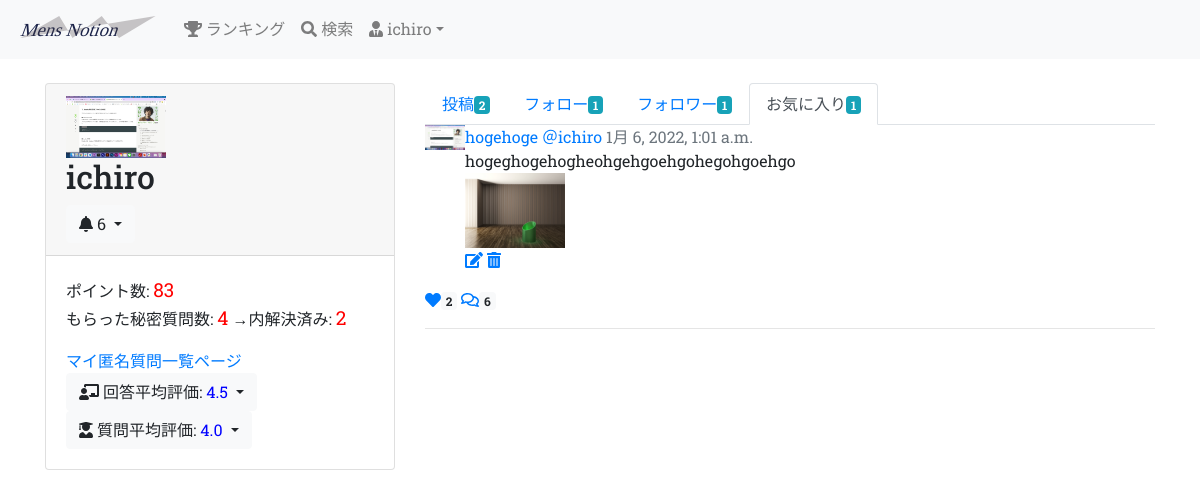
The page /user/1/favo (signed in) on the database its author committed.
### groomings/models.py (models this page shows, shortened)
class User(AbstractBaseUser, PermissionsMixin):
    username = models.CharField(max_length=150)
    email = models.EmailField(max_length=255, unique=True)
    image = models.FileField(upload_to='user_image/', null=True, blank=True)
    point = models.IntegerField(default=50, validators=[MinValueValidator(0)])
    follow = models.ManyToManyField(
        'self', blank=True, symmetrical=False, related_name="follower"
    )
    is_active = models.BooleanField(default=True)
    is_staff = models.BooleanField(default=False) # 管理画面にログインできるかどうか
    USERNAME_FIELD = 'email' # このテーブルのレコードを一意に識別
    REQUIRED_FIELDS = ['username'] # スーパーユーザー作成時に入力する(emailとパスワードは必須だからそれ以外で)
    objects = UserManager()
    class Meta:
        db_table = 'user'

class Date(models.Model):
    created_at = models.DateTimeField(default=now)
    class Meta:
        abstract = True

class Question(Date):
    title = models.CharField(max_length=30, null=True, blank=True)
    text = models.TextField(null=False, blank=False)
    image1 = models.FileField(upload_to='question_image/', null=True, blank=True)
    image2 = models.FileField(upload_to='question_image/', null=True, blank=True)
    image3 = models.FileField(upload_to='question_image/', null=True, blank=True)
    give_point = models.IntegerField(blank=False, null=False, default=5, validators=[MinValueValidator(5)])
    giver = models.ForeignKey(
        'User', on_delete=CASCADE, related_name="user_give_question"
    )
    recipient = models.ForeignKey(
        'User', on_delete=SET_NULL, null=True, related_name="user_receive_question"
    )
    to_giver_point = models.IntegerField(validators=[MinValueValidator(1), MaxValueValidator(5)], null=True)
    to_recipient_point = models.IntegerField(validators=[MinValueValidator(1), MaxValueValidator(5)], null=True)
    is_active = models.BooleanField(default=True)
    class Meta:
        db_table = 'question'

class Post(Date):
    title = models.CharField(max_length=30)
    image1 = models.FileField(upload_to='post_image/', null=True, blank=True)
    image2 = models.FileField(upload_to='post_image/', null=True, blank=True)
    image3 = models.FileField(upload_to='post_image/', null=True, blank=True)
    text = models.TextField()
    user = models.ForeignKey(
        'User', on_delete=models.CASCADE, related_name="user_post"
    )
    favorite = models.ManyToManyField(User, related_name="user_favo_post")
    category = models.CharField(max_length=15, default='カテゴリーなし')
    class Meta:
        db_table = 'post'

### groomings/views.py (the view)
# urls.py: path(r'user/<int:user_id>/favo', views.user_favo, name='user_favo'), # ユーザーのお気に入り投稿ページ
@login_required
def user_favo(request, user_id):
    user = User.objects.get(pk=user_id)
    my_follows = request.user.follow.all()
    favo_posts = user.user_favo_post.all()
    notifys = Notify.objects.filter(user=request.user).order_by('-created_at')
    eval_as_giver = user.user_give_question.filter(is_active=False).order_by('-created_at')
    eval_as_recipient = user.user_receive_question.filter(is_active=False).order_by('-created_at')
    return render(request, 'groomings/user_favo.html', context={
        "page_owner": user, "my_follows": my_follows, 'favo_posts': favo_posts, "notifys": notifys, "eval_as_giver": eval_as_giver, "eval_as_recipient": eval_as_recipient
        })

### groomings/templatetags/tag_event.py (called while the page is built)
@register.filter(name="count_favo")
def count_favo(post):
    return post.favorite.all().count()

@register.filter(name="count_follow")
def count_follow(user):
    return user.follow.all().count()

@register.filter(name="count_follower")
def count_follwer(user):
    return user.follower.all().count()

@register.filter(name="count_my_post")
def count_my_post(user):
    return user.user_post.all().count()

@register.filter(name="count_my_favo")
def count_my_favo(user):
    return user.user_favo_post.all().count()

@register.filter(name="count_unvisit")
def count_unvisit(notifys):
    return notifys.filter(is_visited=False).count()

@register.filter(name="count_nonactive")
def count_nonactive(user):
    return user.user_receive_question.filter(is_active=False).count()

@register.filter(name="ave_eval_ag")
def ave_eval_ag(questions):
    if questions.count() == 0:
        return "none"
    eval = 0
    for question in questions:
        if question.to_giver_point:
            eval += question.to_giver_point
    return eval / questions.count()

@register.filter(name="ave_eval_ar")
def ave_eval_ar(questions):
    if questions.count() == 0:
        return "none"
    eval = 0
    for question in questions:
        if question.to_recipient_point:
            eval += question.to_recipient_point
    return eval / questions.count()

### groomings/templates/groomings/user_favo.html (shortened to what this page needs)
{% extends "groomings/_user.html" %}
{% load static %}
{% load tag_event %}
{% block posts %}
  <ul class="nav nav-tabs">
    <li class="nav-item"><a href="{% url 'groomings:user' page_owner.id %}" class="nav-link">投稿<span class="badge badge-info">{{ page_owner | count_my_post }}</span></a></li>
    <li class="nav-item"><a href="{% url 'groomings:followee' page_owner.id %}" class="nav-link">フォロー<span class="badge badge-info">{{ page_owner | count_follow }}</span></a></li>
    <li class="nav-item"><a href="{% url 'groomings:follower' page_owner.id %}" class="nav-link">フォロワー<span class="badge badge-info">{{ page_owner | count_follower }}</span></a></li>
    <li class="nav-item"><a href="{% url 'groomings:user_favo' page_owner.id %}" class="nav-link active">お気に入り<span class="badge badge-info">{{ page_owner | count_my_favo }}</span></a></li>
  </ul>
  <ul class="list-unstyled">
    {% for post in favo_posts %}
      <li class="media mb-3 post">
          {% if post.user.image %}
          <img src="{{ post.user.image.url }}" width="40px">
          {% else %}
          <img src="{% static 'static_image/default.png' %}" width="40px">
          {% endif %}
          <div class="media-body">
              <a href="{% url 'groomings:post_detail' post.id %}">{{ post.title }}</a>
              <a href="{% url 'groomings:user' post.user.id %}">＠{{ post.user.username }}</a>
              <span class="text-muted">{{ post.created_at }}</span><br>
              <div>
                  {{ post.text }}
              </div>
              <div class="post_image">
                  {% if post.image1 %}
                  <img src="{{ post.image1.url }}" alt="" width="100px">
                  {% endif %}
              </div>
              {% if post.user == request.user %}
              <a href="{% url 'groomings:post_edit' post.id %}"><i class="fas fa-edit"></i></a>
              <a href="{% url 'groomings:post_delete' post.id %}"><i class="fas fa-trash-alt"></i></a>
              {% endif %}
          </div>
      </li>
      {% if request.user.is_authenticated %}
          {% if request.user in post.favorite.all %}
          <a href="{% url 'groomings:favorite' post.id %}"><i class="fas fa-heart"></i><span class="badge badge-light">{{ post | count_favo }}</span></a>
          {% else %}
          <a href="{% url 'groomings:favorite' post.id %}"><i class="far fa-heart"></i><span class="badge badge-light">{{ post | count_favo }}</span></a>
          {% endif %}
      {% endif %}
      {% if request.user.is_authenticated %}
          <a href = "{% url 'groomings:post_detail' post.id %}#comment"><i class="far fa-comments"></i><span class="badge badge-light">{{ post.post_comment.count }}</span></a>
      {% endif %}
      <hr>
    {% endfor %}
  </ul>
{% endblock %}

### groomings/templates/groomings/_user.html (shortened to what this page needs)
{% extends "groomings/base.html" %}
{% load static %}
{% load tag_event %}
{% block content %}
  <div class="row">
    <div class="col-md-4">
      <div class="card">
        <div class="card-header">
          {% if page_owner.image %}
            <img src="{{ page_owner.image.url }}" alt="" width="100px">
          {% else %}
            <img src="{% static 'static_image/default.png' %}" alt="" width="100px">
          {% endif %}
          <h2>{{ page_owner.username }}</h2>
          {% if page_owner == request.user %}
            <div class="dropdown notify">
              <button type="button" class="btn btn-light dropdown-toggle" data-toggle="dropdown">
                <i class="fas fa-bell"></i> {{ notifys | count_unvisit }}
              </button>
            </div>
          {% endif %}
        </div>
        <div class="card-body">
          <p>
            ポイント数: <span class="number">{{ page_owner.point }}</span><br>
            もらった秘密質問数: <span class="number">{{ page_owner.user_receive_question.count }}</span> →内解決済み: <span class="number">{{ page_owner | count_nonactive }}</span>
          </p>
          {% if page_owner == request.user %}
            <a href="{% url 'groomings:anyms' %}">マイ匿名質問一覧ページ</a>
          {% endif %}
          <div class="dropdown">
            <button type="button" class="btn btn-light dropdown-toggle" data-toggle="dropdown">
              <i class="fas fa-chalkboard-teacher"></i> 回答平均評価: <span class="secret_number">{{ eval_as_recipient | ave_eval_ar }}</span>
            </button>
          </div>
          <div class="dropdown">
            <button type="button" class="btn btn-light dropdown-toggle" data-toggle="dropdown">
              <i class="fas fa-user-graduate"></i> 質問平均評価: <span class="secret_number">{{ eval_as_giver | ave_eval_ag }}</span>
            </button>
          </div>
        </div>
      </div>
    </div>
    <div class="col-md-8">
      {% block posts %}{% endblock %}
    </div>
  </div>
{% endblock %}

### groomings/templates/groomings/base.html (shortened to what this page needs)
{% load static %}<!DOCTYPE html>
<html lang="ja">
    <head>
        <link rel="stylesheet" href="https://stackpath.bootstrapcdn.com/bootstrap/4.5.0/css/bootstrap.min.css">
        <link rel="stylesheet" type="text/css" href="{% static 'base.css' %}">
    </head>
    <body>
        <header class="mb-4">
            <nav class="navbar navbar-expand-sm navbar-light bg-light">
                <a href="{% url 'groomings:top' %}" class="navbar-brand"><img src="{% static 'static_image/logo.svg' %}" height="30px"></a>
                <div class="collapse navbar-collapse" id="nav-bar">
                    <ul class="navbar-nav">
                        <li class="nav-item"><a href="{% url 'groomings:ranking' %}" class="nav-link"><i class="fas fa-trophy"></i> ランキング</a></li>
                        <li class="nav-item"><a href="{% url 'groomings:search' %}" class="nav-link"><i class="fas fa-search"></i> 検索</a></li>
                        <li class="nav-item dropdown">
                            {% if request.user.is_authenticated %}
                            <a href="#" class="nav-link dropdown-toggle" data-toggle="dropdown"><i class="fas fa-user-tie"></i> {{ request.user.username }}</a>
                            {% endif %}
                        </li>
                    </ul>
                </div>
            </nav>
        </header>
        <div class="container">
            {% block content %}{% endblock %}
        </div>
    </body>
</html>

### static/base.css (style rules this page uses)
html, body { font-family: 'Roboto Slab', serif; }
.number { color: red; font-size: larger; }
.secret_number { color: blue; }

### rows shown on the page
User: user.username "ichiro", image (picture), username "ichiro", point "83", user_receive_question.count "4", id "2", id "1"
Question: recipient+to_recipient_point "4.5"
Question: giver+to_giver_point "4.0"
Post: user.image (picture), title "hogehoge", user.username "ichiro", created_at "1月 6, 2022, 1:01 a.m.", text "hogeghogehogheohgehgoehgohegohgoehgo", image1 (picture), id "2", post_comment.count "6"

### other values the page prints
{{ notifys | count_unvisit }} "6"
